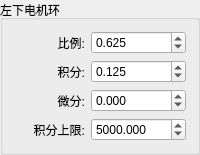
          <widget class="QGroupBox" name="groupBox_24">
           <property name="title">
            <string>左下电机环</string>
           </property>
           <layout class="QHBoxLayout" name="horizontalLayout_13">
            <item>
             <layout class="QVBoxLayout" name="verticalLayout_38">
              <item>
               <widget class="QLabel" name="label_36">
                <property name="sizePolicy">
                 <sizepolicy hsizetype="Preferred" vsizetype="Preferred">
                  <horstretch>0</horstretch>
                  <verstretch>0</verstretch>
                 </sizepolicy>
                </property>
                <property name="text">
                 <string>比例:</string>
                </property>
                <property name="alignment">
                 <set>Qt::AlignRight|Qt::AlignTrailing|Qt::AlignVCenter</set>
                </property>
               </widget>
              </item>
              <item>
               <widget class="QLabel" name="label_37">
                <property name="sizePolicy">
                 <sizepolicy hsizetype="Preferred" vsizetype="Preferred">
                  <horstretch>0</horstretch>
                  <verstretch>0</verstretch>
                 </sizepolicy>
                </property>
                <property name="text">
                 <string>积分:</string>
                </property>
                <property name="alignment">
                 <set>Qt::AlignRight|Qt::AlignTrailing|Qt::AlignVCenter</set>
                </property>
               </widget>
              </item>
              <item>
               <widget class="QLabel" name="label_38">
                <property name="sizePolicy">
                 <sizepolicy hsizetype="Preferred" vsizetype="Preferred">
                  <horstretch>0</horstretch>
                  <verstretch>0</verstretch>
                 </sizepolicy>
                </property>
                <property name="text">
                 <string>微分:</string>
                </property>
                <property name="alignment">
                 <set>Qt::AlignRight|Qt::AlignTrailing|Qt::AlignVCenter</set>
                </property>
               </widget>
              </item>
              <item>
               <widget class="QLabel" name="label_39">
                <property name="sizePolicy">
                 <sizepolicy hsizetype="Preferred" vsizetype="Preferred">
                  <horstretch>0</horstretch>
                  <verstretch>0</verstretch>
                 </sizepolicy>
                </property>
                <property name="text">
                 <string>积分上限:</string>
                </property>
                <property name="alignment">
                 <set>Qt::AlignRight|Qt::AlignTrailing|Qt::AlignVCenter</set>
                </property>
               </widget>
              </item>
             </layout>
            </item>
            <item>
             <layout class="QVBoxLayout" name="verticalLayout_42">
              <item>
               <widget class="QDoubleSpinBox" name="doubleSpinBox_left_back_motor_p">
                <property name="sizePolicy">
                 <sizepolicy hsizetype="Preferred" vsizetype="Fixed">
                  <horstretch>0</horstretch>
                  <verstretch>0</verstretch>
                 </sizepolicy>
                </property>
                <property name="decimals">
                 <number>3</number>
                </property>
                <property name="minimum">
                 <double>-99999999.000000000000000</double>
                </property>
                <property name="maximum">
                 <double>99999999.000000000000000</double>
                </property>
                <property name="value">
                 <double>0.625000000000000</double>
                </property>
               </widget>
              </item>
              <item>
               <widget class="QDoubleSpinBox" name="doubleSpinBox_left_back_motor_i">
                <property name="sizePolicy">
                 <sizepolicy hsizetype="Preferred" vsizetype="Fixed">
                  <horstretch>0</horstretch>
                  <verstretch>0</verstretch>
                 </sizepolicy>
                </property>
                <property name="decimals">
                 <number>3</number>
                </property>
                <property name="minimum">
                 <double>-99999999.000000000000000</double>
                </property>
                <property name="maximum">
                 <double>99999999.000000000000000</double>
                </property>
                <property name="value">
                 <double>0.125000000000000</double>
                </property>
               </widget>
              </item>
              <item>
               <widget class="QDoubleSpinBox" name="doubleSpinBox_left_back_motor_d">
                <property name="sizePolicy">
                 <sizepolicy hsizetype="Preferred" vsizetype="Fixed">
                  <horstretch>0</horstretch>
                  <verstretch>0</verstretch>
                 </sizepolicy>
                </property>
                <property name="decimals">
                 <number>3</number>
                </property>
                <property name="minimum">
                 <double>-99999999.000000000000000</double>
                </property>
                <property name="maximum">
                 <double>99999999.000000000000000</double>
                </property>
               </widget>
              </item>
              <item>
               <widget class="QDoubleSpinBox" name="doubleSpinBox_left_back_motor_max_total_integral">
                <property name="sizePolicy">
                 <sizepolicy hsizetype="Preferred" vsizetype="Fixed">
                  <horstretch>0</horstretch>
                  <verstretch>0</verstretch>
                 </sizepolicy>
                </property>
                <property name="decimals">
                 <number>3</number>
                </property>
                <property name="minimum">
                 <double>-99999999.000000000000000</double>
                </property>
                <property name="maximum">
                 <double>99999999.000000000000000</double>
                </property>
                <property name="value">
                 <double>5000.000000000000000</double>
                </property>
               </widget>
              </item>
             </layout>
            </item>
           </layout>
          </widget>
